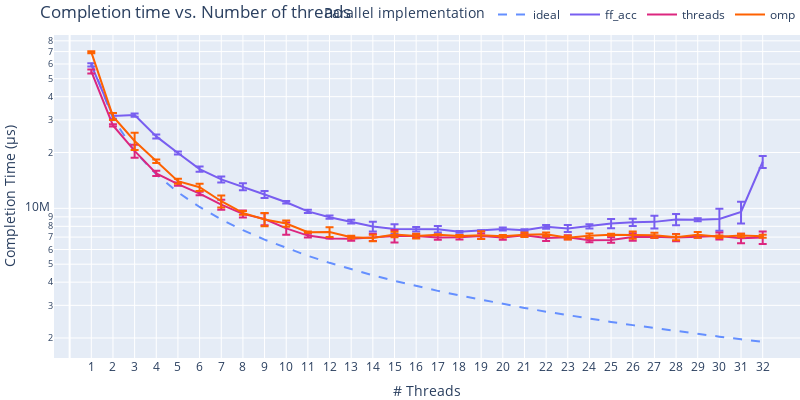

Source (notebook cell):
### Code cell
plot_metrics(y="completion time", title="Completion time vs. Number of threads", xtitle="# Threads", ytitle="Completion Time (µs)")
